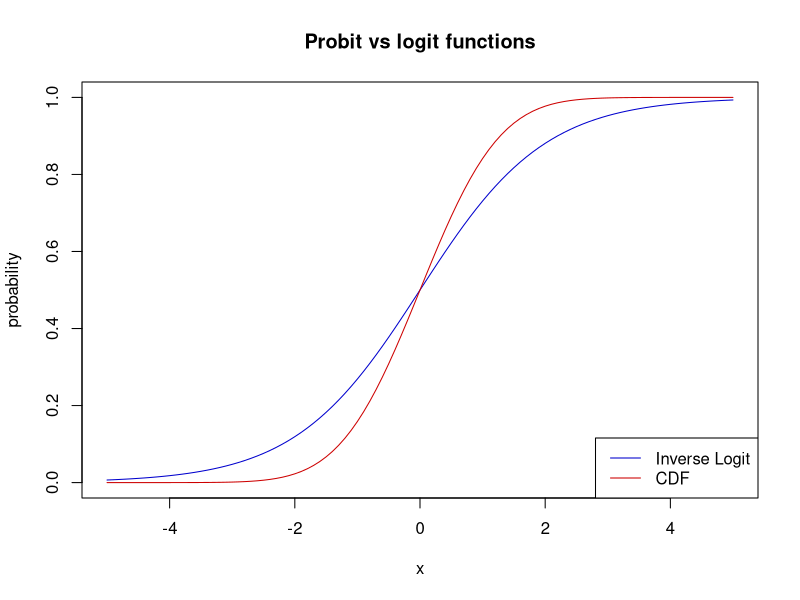

Reproduce this figure in R. (Note: this script raises an error after producing the figure.)
## ---- chunk 1
#library(tidyverse)
#library(magick)
library(knitr)
library(kableExtra)
library(lattice)
#library(dplyr)
library(MASS)
library(arm)
library(e1071)
library(caret)
library(pROC)
## ---- chunk 2
# R options
options(
  htmltools.dir.version = FALSE, # for blogdown
  #show.signif.stars = FALSE,     # for regression output
  warm = 1
  )
# Set dpi and height for images
knitr::opts_chunk$set(fig.height = 2.65,dpi =300,fig.align='center',fig.show='hold',size='footnotesize',small.mar=TRUE) 
# For nonsese...
htmltools::tagList(rmarkdown::html_dependency_font_awesome())
# For magick
dev.off <- function(){
  invisible(grDevices::dev.off())
}

knit_hooks$set(small.mar = function(before, options, envir) {
    if (before) par(mar =  c(4, 4, 1.5, 1.5)) 
})
## ---- chunk 3
curve(invlogit(x),xlim=c(-5,5),col="blue3",ylim=c(0,1),ylab="probability",
      main="Probit vs logit functions")
curve(pnorm(x),xlim=c(-5,5),ylim=c(0,1),col="red3",add=T)
legend("bottomright",col=c("blue3","red3"),lty=1,
       c("Inverse Logit","CDF"))
## ---- chunk 4
knitr::include_graphics("img/springbok2.jpg")
